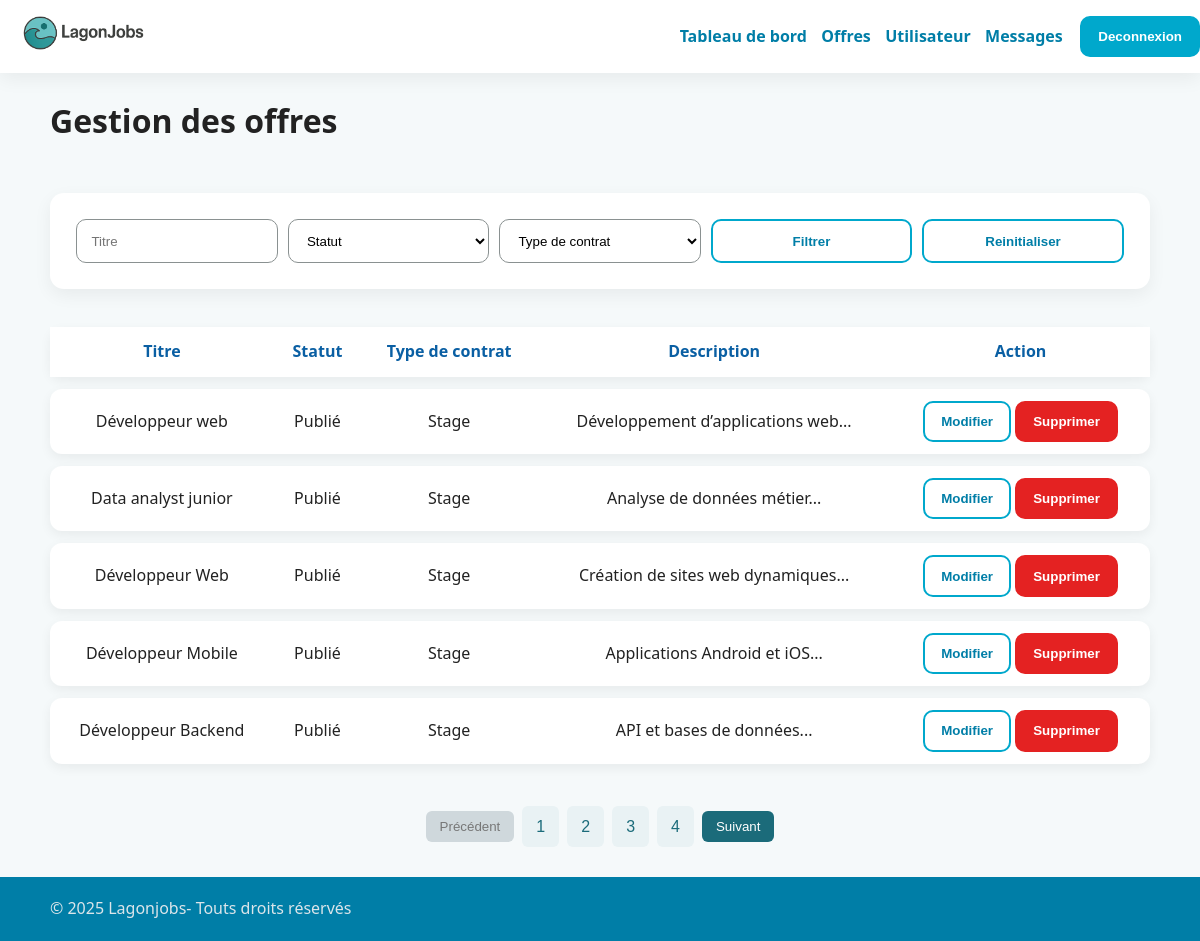
Screenshot of /Backoffice/gestion_offre.php (signed in) with the database file from the repository.
### tables this page shows
CREATE TABLE `offres` (
  `Id` int(11) NOT NULL,
  `Titre` varchar(50) NOT NULL,
  `Description` text NOT NULL,
  `Mission` text NOT NULL,
  `Profil` text NOT NULL,
  `Id_contrat` int(11) NOT NULL,
  `Id_ville` int(11) NOT NULL,
  `Id_mode_de_travail` int(11) NOT NULL,
  `Date_debut` date NOT NULL,
  `Date_fin` date NOT NULL,
  `Id_statut` int(11) NOT NULL
);

CREATE TABLE `statuts` (
  `Id` int(11) NOT NULL,
  `Statut` varchar(50) NOT NULL
);

CREATE TABLE `types_de_contrat` (
  `Id` int(11) NOT NULL,
  `Contrat` varchar(50) NOT NULL
);

### Backoffice/select.php (called while the page is built, shortened)
<?php
$sql = "SELECT of.Id,
of.Titre,
of.Id_statut,
of.Id_contrat,
of.Description,
ctr.Contrat,
st.Statut FROM offres of
JOIN statuts st ON of.Id_statut=st.Id
JOIN types_de_contrat ctr ON of.Id_contrat=ctr.Id
WHERE of.Id_statut = 1";
$params = [];
$page_actuel=1;
$sl = "SELECT COUNT(Id) FROM `offres`";
$stmt = $pdo->prepare($sl);
$stmt->execute();
$nbOffres=$stmt->fetchColumn();
$nbDePages = intdiv( $nbOffres, 5);
if (($nbOffres%5)!= 0){
    $nbDePages+=1;
}
$debut = ($page_actuel * 5) - 5;
$sql.=" LIMIT ".$debut.",5";
$stmt = $pdo->prepare($sql);
$stmt->execute($params);
$offres=$stmt->fetchall();
?>

### Backoffice/gestion_offre.php (the view, shortened to what this page needs)
<?php
require_once(__DIR__ . '/insert.php');
require_once(__DIR__ . '/select.php');
?>
<!DOCTYPE html>
<html lang="en">
<head>
    <link rel="stylesheet" href="../css/style.css">
</head>
<body class="body">
    <header class="site-header header-inner">
    <span class="logo"><a href="gestion_offre.html"><img src="../logo/Logo.png" alt="logo lagonjobs"></span>
    <nav class="nav">
        <a href="gestion_offre.php">Tableau de bord</a>
        <a href="offres.php">Offres</a>
        <a href="utilisateurs.php">Utilisateur</a>
        <a href="messages_contact.php">Messages</a>
        <?php if(isset($_SESSION['LOG_ADMIN'])){ ?>
          <button class="btn" onclick="window.location.href='../Frontoffice/deconnexion.php'">Deconnexion</button>
        <?php } ?>
    </nav>
  </header>
    <main class="container">
        <h1>Gestion des offres</h1><br>
        <form action="gestion_offre.php" class="form filter-bar" method="post">
            <?php if(isset($_POST['titre'])){ ?>
                <input type="text" name="titre" placeholder="Titre" value="<?php echo $_POST['titre'] ?>">
            <?php }else { ?>
                <input type="text" name="titre" placeholder="Titre">
            <?php } ?>
            <select name="statut" >
                <option value="">Statut</option>
            </select>
            <select name="categorie" >
                <option value="">Type de contrat</option>
            </select>
            <button class="btn btn-outline" >Filtrer</button>
            <button type="button" class="btn btn-outline" onclick="window.location.href='gestion_offre.php'" >Reinitialiser</button>
        </form><br>
        <table class="table-offres">
            <tr>
                <th>Titre</th>
                <th>Statut</th>
                <th>Type de contrat</th>
                <th>Description</th>
                <th>Action</th>
            </tr>
            <?php for ($i=0; $i < count($offres); $i++) { ?>
            <tr>
                <td><?php echo $offres[$i]['Titre'];?></td>
                <td><?php echo $offres[$i]['Statut'];?></td>
                <td><?php echo $offres[$i]['Contrat'];?></td>
                <td><?php echo substr($offres[$i]['Description'], 0, 50) . "...";?></td>
                <td>
                    <form action="update_emploi.php" method="post">
                        <button class="btn btn-outline" type="submit">Modifier</button>
                    </form>
                    <form action="comfirme_delete.php" method="post">
                        <button class="btn_delete">Supprimer</button>
                    </form>
                </td>
            </tr>
            <?php } ?>
        </table>
        <div class="pagination">
          <?php if (($page_actuel - 1) < 1 ){ ?>
              <form action="gestion_offre.php" method="get">
                <button type="submit" disabled>Précédent</button>
              </form>
          <?php } ?>
          <?php for ($i=0; $i < $nbDePages; $i++) { ?>
            <a href="gestion_offre.php?page=<?php echo ($i+1) ?>"><?php echo ($i+1) ?></a>
          <?php } ?>
          <?php if (($page_actuel + 1) > $nbDePages){ ?>
              <form action="gestion_offre.php" method="get">
                <input type="hidden" name="id_page_suivant" value="<?php echo $page_actuel ?>">
                <button type="submit" disabled>Suivant</button>
              </form>
          <?php }else{ ?>
              <form action="gestion_offre.php" method="get">
                    <button type="submit">Suivant</button>
                </form>
          <?php } ?>
        </div>
    </main>
    <footer class="site-footer footer-inner">
    <p class="container">© 2025 Lagonjobs- Touts droits réservés</p>
  </footer>
</body>
</html>

### css/style.css (style rules this page uses)
:root { --lagon:#00A8CC; --lagon-dark:#007EA7; --bg:#F5F9FA; --text:#222222; --text-2:#555555; --success:#4CAF50; --error:#E63946; --card:#ffffff; --shadow:0 6px 18px rgba(0,0,0,.06); --radius:14px; --radius-sm:10px; --space:clamp(14px, 2.8vw, 22px); }
* { box-sizing:border-box }
html,body { margin:0;padding:0 }
body { font-family: system-ui, -apple-system, "Segoe UI", Roboto, "Helvetica Neue", Arial, "Noto Sans", "Liberation Sans", sans-serif; color:var(--text); background:var(--bg); line-height:1.6; }
.container { width:min(1100px, 92vw); margin:auto }
a { color:var(--lagon-dark); text-decoration:none }
.btn { background:var(--lagon); color:#fff; padding:.7rem 1rem; border-radius:10px; display:inline-block; font-weight:600; border:2px solid var(--lagon); transition:all .2s ease; }
.btn_delete { background:#e42222; color:#fff; padding:.7rem 1rem; border-radius:10px; display:inline-block; font-weight:600; border:2px solid #e42222; transition:all .2s ease; }
.btn-outline { background:transparent; color:var(--lagon-dark) }
.site-header { position:sticky; top:0; z-index:10; background:#fff; box-shadow:var(--shadow); }
.header-inner { display:flex; align-items:center; justify-content:space-between; padding:.8rem 0 }
.logo { display: flex;align-items: center; }
.logo img { height: 40px;width: auto;object-fit: contain; }
.nav { display:flex; gap:.9rem; align-items:center }
.nav a { font-weight:600 }
.nav .btn, .nav .btn-outline { margin-left:.2rem }
.site-footer { background:#007EA7; color:#dbe5ea; }
.footer-inner { display:flex; justify-content:space-between; align-items:center; padding:1.2rem 0 }
.form { background:#fff; padding:clamp(18px, 3vw, 26px); border-radius:var(--radius); box-shadow:var(--shadow); }
.form input, .form select, .form textarea { width:100%; padding:.8rem .9rem; border:1px solid #8a9191; border-radius:10px; background:#fff; }
.filter-bar { display:grid; grid-template-columns: repeat(5, minmax(120px, 1fr)); gap:.6rem; }
.table-offres { width: 100%; border-collapse: separate; border-spacing: 0 12px; font-family: 'Segoe UI', sans-serif; }
.table-offres th { text-align: center; padding: 12px; color: #0a5fa3; font-weight: 600; }
.table-offres tr { background: #ffffff; box-shadow: 0 4px 12px rgba(0,0,0,0.06); border-radius: 12px; }
.table-offres td { padding: 12px; text-align: center; }
.table-offres tr td:first-child { border-top-left-radius: 12px; border-bottom-left-radius: 12px; }
.table-offres tr td:last-child { border-top-right-radius: 12px; border-bottom-right-radius: 12px; }
.table-offres td form { display: inline-block; }
html, body { height: 100%; }
body { display: flex; flex-direction: column; }
main { flex: 1; }
footer { background: #111; color: white; }
.pagination { display: flex; justify-content: center; align-items: center; gap: 8px; margin: 30px 0; font-family: Arial, sans-serif; }
.pagination a { text-decoration: none; padding: 8px 14px; border-radius: 6px; background-color: #e9f2f4; color: #1b6b7a; font-weight: 500; transition: 0.3s ease; }
.pagination form { margin: 0; }
.pagination button { padding: 8px 14px; border-radius: 6px; border: none; background-color: #1b6b7a; color: white; font-weight: 500; cursor: pointer; transition: 0.3s ease; }
.pagination button:disabled { background-color: #cfd8dc; cursor: not-allowed; color: #777; }

### rows the page displays
offres: Titre "Développeur web", Id_statut.Statut "Publié", Id_contrat.Contrat "Stage", Description "Développement d’applications web"
offres: Titre "Data analyst junior", Id_statut.Statut "Publié", Id_contrat.Contrat "Stage", Description "Analyse de données métier"
offres: Titre "Développeur Web", Id_statut.Statut "Publié", Id_contrat.Contrat "Stage", Description "Création de sites web dynamiques"
offres: Titre "Développeur Mobile", Id_statut.Statut "Publié", Id_contrat.Contrat "Stage", Description "Applications Android et iOS"
offres: Titre "Développeur Backend", Id_statut.Statut "Publié", Id_contrat.Contrat "Stage", Description "API et bases de données"
